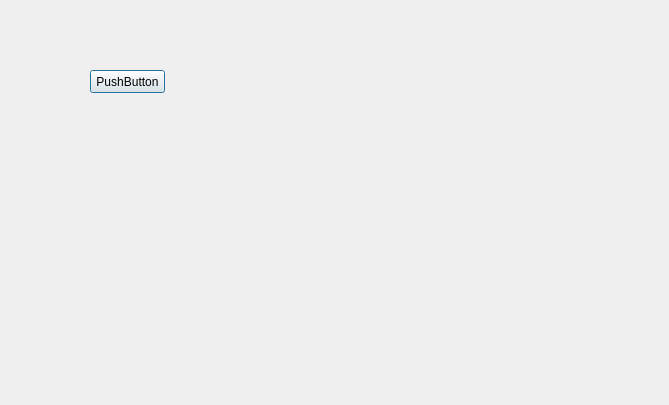
<?xml version="1.0" encoding="UTF-8"?>
<ui version="4.0">
 <class>Dialog</class>
 <widget class="QDialog" name="Dialog">
  <property name="geometry">
   <rect>
    <x>0</x>
    <y>0</y>
    <width>669</width>
    <height>405</height>
   </rect>
  </property>
  <property name="windowTitle">
   <string>Dialog</string>
  </property>
  <widget class="QPushButton" name="pushButton">
   <property name="geometry">
    <rect>
     <x>90</x>
     <y>70</y>
     <width>75</width>
     <height>23</height>
    </rect>
   </property>
   <property name="text">
    <string>PushButton</string>
   </property>
  </widget>
 </widget>
 <resources/>
 <connections/>
</ui>
